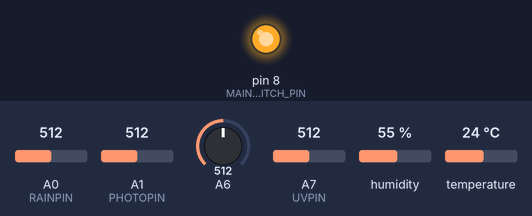
Bench run of a sketch on a simulated Arduino Nano, built with avr-gcc and run on an emulated ATmega328P. Parts: output pins drawn as LEDs (lit = HIGH). Inputs (shaded band) come from the test bench; at power-on: A0 (RAINPIN) = 512, A1 (PHOTOPIN) = 512, A6 = 512, A7 (UVPIN) = 512, humidity 55 %, temperature 24 °C. No radio packets arrive unless stated.

Above: at 0.1 s.
At 2.7 s:
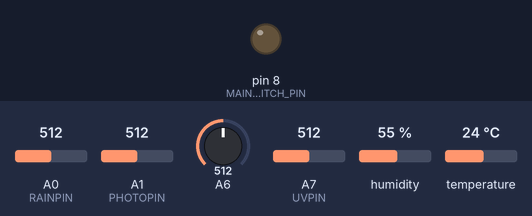
Timing chart, 0 to 4.2 s (numbered marks = the images above):
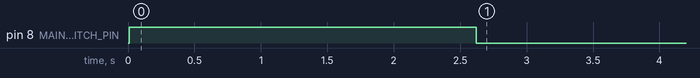

Measured:
- by itself, pin 8 (MAIN_SWITCH_PIN): LOW → HIGH at 0.01 s, → LOW 2.6 s later

The sketch:

WeatherStation.ino
```cpp
#include "DHT.h"
#include <SPI.h>
#include "nRF24L01.h"
#include "RF24.h"

#define DHTPIN 3     // what pin we're connected to
#define DHTTYPE DHT22   // DHT 22  (AM2302)
#define PHOTOPIN A1
#define RAINPIN A0
#define UVPIN A7
#define REF3_3 A6
//#define SLEEPCICLE 30 // time to sleep Value * 30 Sec
#define MIN_SLEEP 15  //minutes to sleep between mesures
#define TRIES 2    // number of tries to sent one record
#define ERRO_VALUE -1

#define MAIN_SWITCH_PIN 8

#define MY_RF_CH 0x53

DHT dht(DHTPIN, DHTTYPE);
RF24 radio(9,10);

const uint64_t pipes[2] = { 0xF0F0F0F0E1LL,0xF0F0F0F0D2LL }; //NRF communication addrs

//where the data from sensors are save
float light;
int rain;
float humi;
float temperature;
float pressure;
float uvlevel;
//PDU
char dataSend[40];

//compute the millis to sleep
long sleepTimeAux = MIN_SLEEP*60; //secons to sleep
long sleepTime =sleepTimeAux*1000; //millis to sleep

void setupRF24(){
  radio.begin();
  radio.setChannel(MY_RF_CH);
  radio.setAutoAck(1);
  radio.enableDynamicAck();
  radio.setRetries(15,15);
  radio.setPALevel(RF24_PA_MAX);
  radio.setDataRate(RF24_250KBPS);
  radio.setCRCLength(RF24_CRC_8);
  radio.setPayloadSize(32);

  radio.openReadingPipe(1,pipes[0]);
  radio.openWritingPipe(pipes[1]);
  //radio.printDetails(); //for Debugging
  //radio.powerDown();
  delay(5);
}

void setup_vars(){
  light=ERRO_VALUE;
  rain=ERRO_VALUE;
  humi=ERRO_VALUE;
  temperature=ERRO_VALUE;
  pressure=ERRO_VALUE;
  uvlevel=ERRO_VALUE;
  dataSend[0]='\0';

}

void setup() {
  //Serial.begin(9600);
  pinMode(MAIN_SWITCH_PIN,OUTPUT); //transistor to poweroff the sensors when idle mode
  //digitalWrite(MAIN_SWITCH_PIN,LOW);
  //sensors
  pinMode(PHOTOPIN, INPUT);
  pinMode(RAINPIN, INPUT);
  dht.begin();
  //radio
  setupRF24();
  //vars
  setup_vars();
 // Serial.println("End Setup");
}


void sendData(){
  radio.powerUp();
  delay(10);
  radio.write(&dataSend,strlen(dataSend));
  delay(10);
  radio.powerDown();
}


float readAnalogMAP(int pin){
  int AR=averageAnalogRead(pin); //0 muita luz 1023 escuro
  int pc= map(AR,1012,10,0,100);
  if(pc<=0) return 0;
  if(pc>=100) return 100;
  return pc;
}

void readUV(){
  //https://learn.sparkfun.com/tutorials/ml8511-uv-sensor-hookup-guide
  int uvLevelRead = averageAnalogRead(UVPIN);
  int refLevel = averageAnalogRead(REF3_3);

  float outputVoltage = (3.3 / refLevel )* uvLevelRead;
  uvlevel = mapfloat(outputVoltage, 0.99, 2.8, 0.0, 15.0); //Convert the voltage to a UV intensity level

}
/*
float readRain(){
  int AR=averageAnalogRead(RAINPIN); //0 muita chuva 1023 seco
  return map(AR,1012,0,10,100);
  }


float readLight(){
  int AR=averageAnalogRead(PHOTOPIN); //0 muita luz 1023 escuro
  return map(AR,1012,0,10,100);
  Serial.print("AR: ");
  Serial.println(AR);

  Serial.print("Lux: ");
  Serial.println(lightLevel);*/

  /*float Vread = AR * 0.0048875855327468; //5/1023
  Serial.print("VRead: ");
  Serial.println(Vread);
  if(Vread==5.0){
    Vread=4.9999;
  }
  float RLDR = (-10.0*Vread)/(Vread-5.0);
   // R1 = 10,000 Ohms , Vin = 5.0 Vdc.

  Serial.print("R_Sensor: ");
  Serial.println(RLDR);
  if(RLDR==0.0){
    RLDR=.001;
  }
  lightLevel = (500.0 / RLDR);

}
*/
void buildStringSend(){

  String data = String(String(temperature,2)+";"+String(humi,2)+";"+light+";"
  +String(pressure,2)+";"+rain+";"
  +String(uvlevel,2));

  data.toCharArray(dataSend,40);
  //Serial.println(dataSend);
}

//Takes an average of readings on a given pin
//Returns the average
int averageAnalogRead(int pinToRead)
{
  byte numberOfReadings = 8;
  unsigned int runningValue = 0;

  for(int x = 0 ; x < numberOfReadings ; x++){
     runningValue += analogRead(pinToRead);
     delay(50);
  }
  runningValue /= numberOfReadings;
  return(runningValue);
}

//The Arduino Map function but for floats
//From: http://forum.arduino.cc/index.php?topic=3922.0
float mapfloat(float x, float in_min, float in_max, float out_min, float out_max)
{
  return (x - in_min) * (out_max - out_min) / (in_max - in_min) + out_min;
}

void readData(){
  humi = dht.readHumidity();
  temperature = dht.readTemperature();
  light=readAnalogMAP(PHOTOPIN);
  rain=readAnalogMAP(RAINPIN);
  readUV();
}
void loop() {
  digitalWrite(MAIN_SWITCH_PIN,HIGH); //turn on the sensors
  delay(1000); //wait for snesors to warm up
  readData(); //read data from sensors
  digitalWrite(MAIN_SWITCH_PIN,LOW); //turn off the sensors to power save

  // the next block will check if any values read is not ok if so will "mark" it with the error value -1
  if(isnan(humi)){
    humi=ERRO_VALUE;
  }
  if(isnan(temperature)){
    temperature=ERRO_VALUE;
  }
  if(isnan(light)){
    light=ERRO_VALUE;
  }
  if(isnan(rain)){
    rain=-ERRO_VALUE;
  }
  if(isnan(uvlevel)){
    uvlevel=ERRO_VALUE;
  }
  buildStringSend();

  //this cicle will send the data TRIES times with a interval of 2 seconds
  for(int c=0;c<TRIES;c++){
    //Serial.print("Time: ");
    //Serial.println(c);
    sendData();
    delay(2000); // each try with 2 sec delay
  }
  delay(sleepTime);

  delay(2000);
}
```
